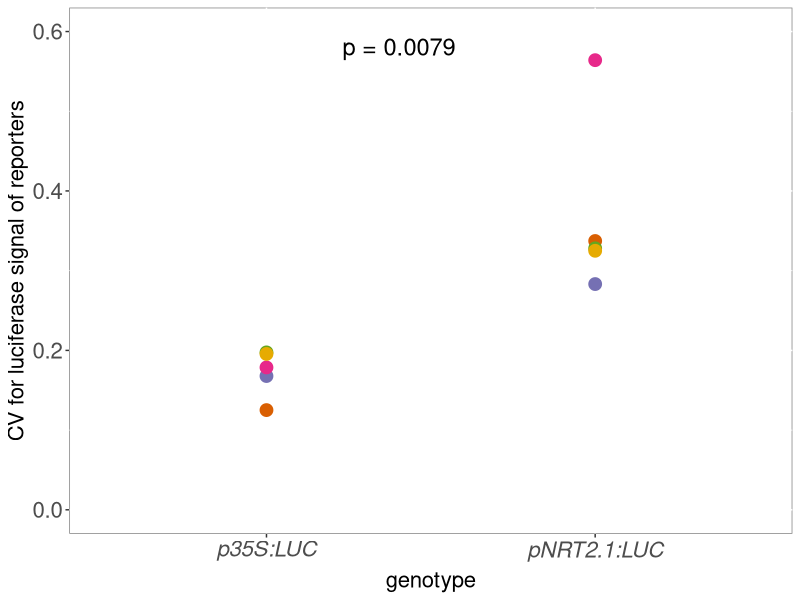
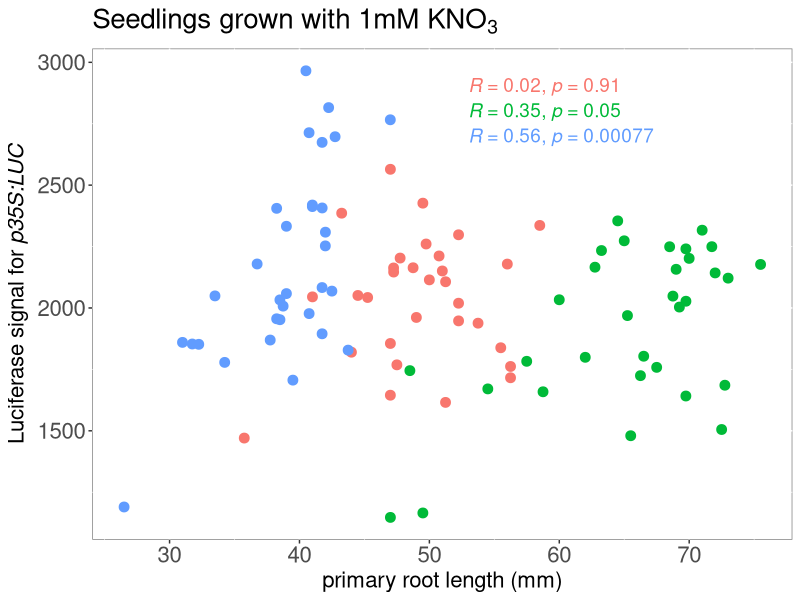
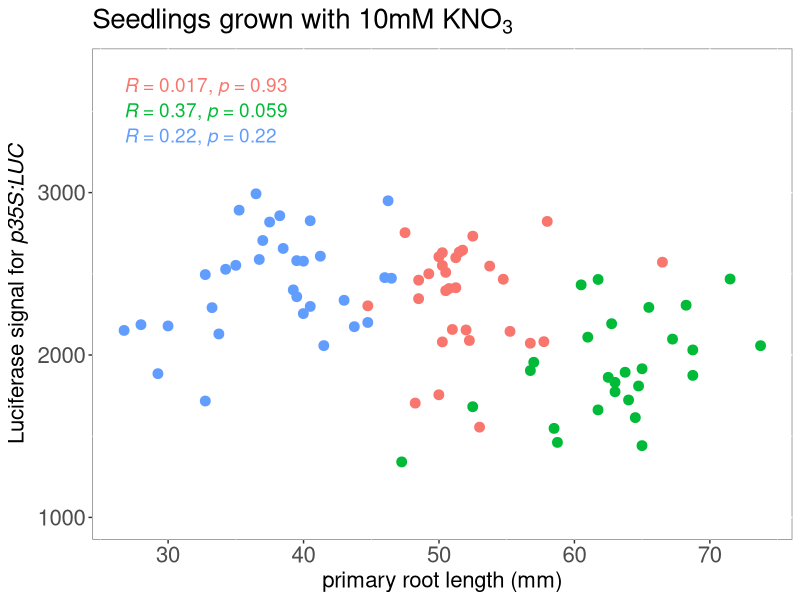
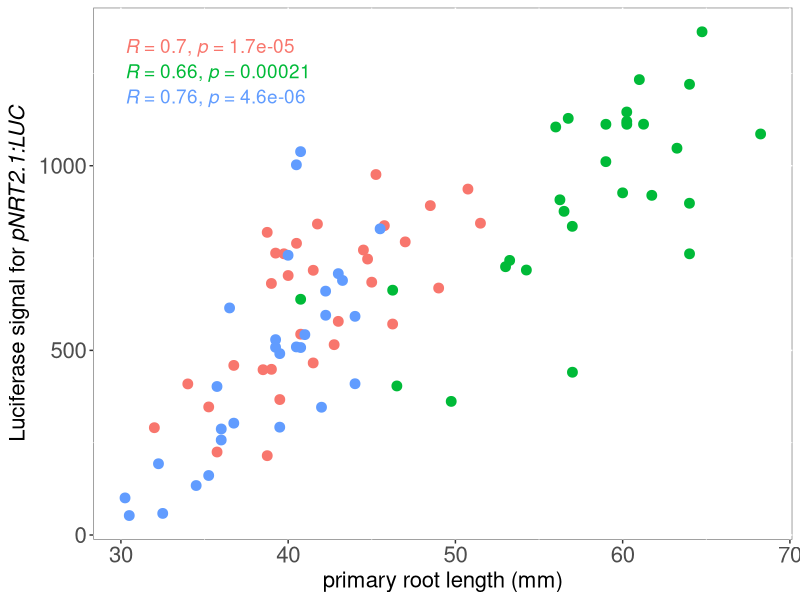
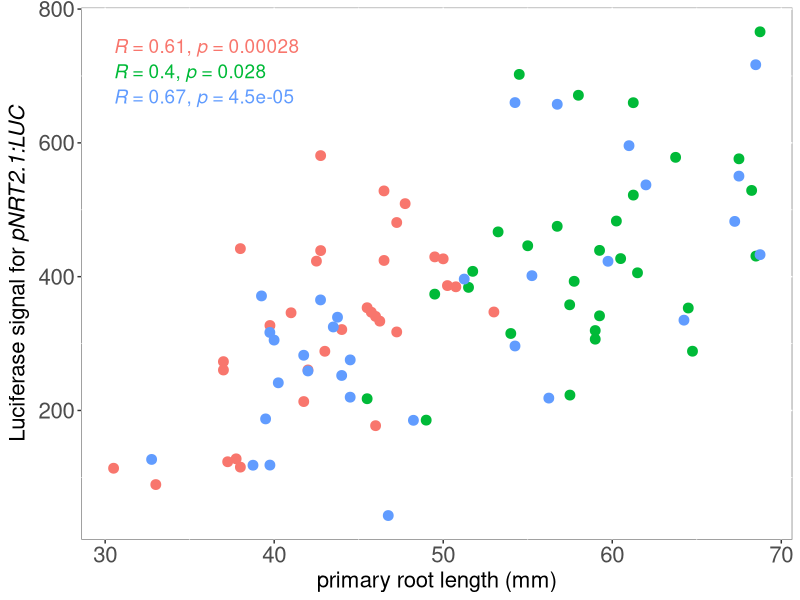
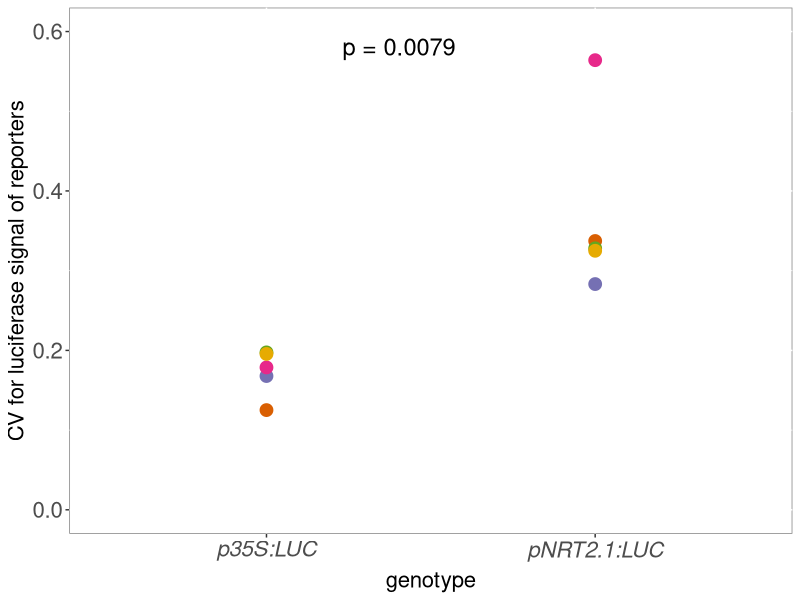
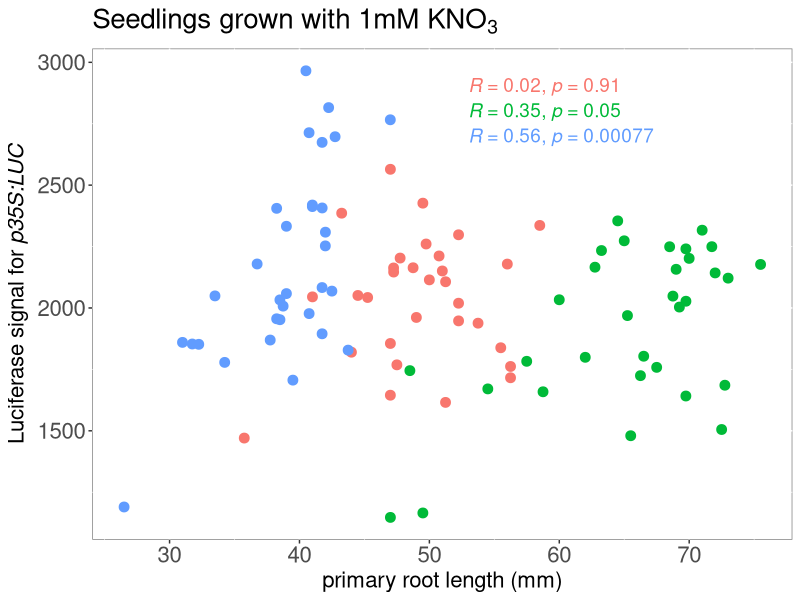
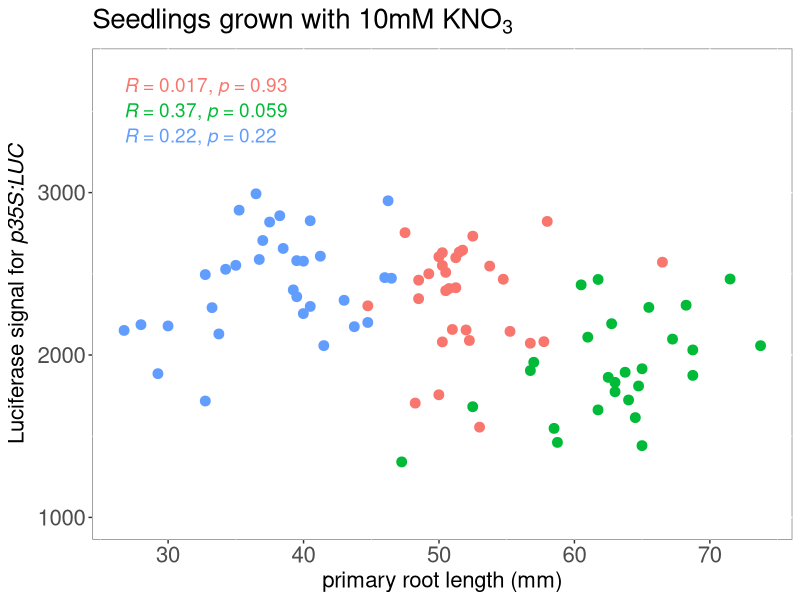

These charts were generated, in order, by the following R code:
## ---- chunk 1
knitr::opts_chunk$set(echo = TRUE)
## ---- chunk 2
library(tidyverse)
library(ggpubr)
library(RColorBrewer)
## ---- chunk 3
luc_AR1278 <- read_tsv("AR1278_35S_NRT2.1_luc/AR1278_luciferase_analysis.txt") %>% 
  mutate(exp="AR1278")


luc_AR1289 <- read_tsv("AR1289_35S_NRT21_luc/AR1289_luciferase_analysis.txt") %>% 
  mutate(exp="AR1289")


luc_AR1301 <- read_tsv("AR1301_35S_NRT2.1_luc/AR1301_luciferase_analysis.txt") %>% 
  mutate(exp="AR1301")

luc_SC50 <- read_tsv("SC50_35S_NRT2.1_luc/SC50_luciferase_analysis.txt") %>% 
  mutate(exp="SC50")

luc_SC52 <- read_tsv("SC52_35S_NRT2.1_luc/SC52_luciferase_analysis.txt") %>% 
  mutate(exp="SC52")



luc_all <- bind_rows(luc_AR1278, luc_AR1289, luc_AR1301, luc_SC50, luc_SC52)

## ---- chunk 4

luc_all_norm <- mutate(luc_all, RawIntDenDivArea=RawIntDen/area) %>% 
  filter(seedling=="background") %>% 
  group_by(exp, genotype,KNO3, plate) %>% 
  summarise(MeanBack=mean(RawIntDenDivArea)) %>% 
  full_join(luc_all, by=c( "exp"="exp", "KNO3"="KNO3", "genotype"="genotype", "plate"="plate")) %>% 
  mutate(RawIntDen_NormBack= RawIntDen-(MeanBack*area)) %>% 
  mutate(root_length_mm= length/4,
         RawIntDen_NormBack_NormLen=RawIntDen_NormBack/root_length_mm) %>% 
  filter(seedling!="background")

## ---- chunk 5

my.colors<-brewer.pal(7, "Dark2")[2:7]

group_by(luc_all_norm, exp, genotype, KNO3) %>% 
  summarise(CV= sd(RawIntDen_NormBack_NormLen)/mean(RawIntDen_NormBack_NormLen)) %>% 
  filter(KNO3=="1mM") %>% 
  ggplot(aes(x=genotype, y=CV)) +
  geom_point(aes(col=exp),size=4) +
  stat_compare_means(label="p.format", label.x.npc= 0.3, label.y.npc= 0.95, size=6, method = "wilcox.test") +
  ylim(0,0.6) +
  scale_color_manual(values = my.colors) +
    scale_x_discrete(labels = c(
      "35s:luc" = expression(italic("p35S:LUC")),
      "NRT2.1:luc" = expression(italic("pNRT2.1:LUC")))) +
  ylab("CV for luciferase signal of reporters") +
  theme(legend.text=element_text(size=16),legend.title = element_text(size=16, face="bold"), 
        axis.text=element_text(size=16), axis.title=element_text(size=16),
        plot.title = element_text(size=16),
        panel.background = element_rect(fill = "white", colour = "grey50"),
        legend.position = "none")

ggsave("Luc_35S_vs_NRT2.1_1mM_5reps.jpg", width=4.7, height = 4.5)

## ---- chunk 6
filter(luc_all_norm, KNO3=="1mM" & genotype=="35s:luc" &  exp%in%c("AR1278", "AR1289", "AR1301")) %>% 
  ggplot(aes(x=root_length_mm, y=RawIntDen_NormBack_NormLen, color=exp)) +
  geom_point(size=3) +
  stat_cor(method="spearman", size=4.8,label.x = 53) +
  ggtitle(bquote('Seedlings grown with 1mM KNO'[3])) +
  xlab("primary root length (mm)") +
  ylab(expression(paste("Luciferase signal for ", italic("p35S:LUC")))) +
  theme(legend.text=element_text(size=16),legend.title = element_text(size=16, face="bold"), 
        axis.text=element_text(size=16), axis.title=element_text(size=16),
        plot.title = element_text(size=20,face="bold"),
        panel.background = element_rect(fill = "white", colour = "grey50"),
        legend.position = "none")

ggsave("Correlation_rootlength_35SlucSignal_1mM.jpg", width=5.3, height = 4.4)

## ---- chunk 7
filter(luc_all_norm, KNO3=="10mM" & genotype=="35s:luc" &  exp%in%c("AR1278", "AR1289", "AR1301")) %>% 
  ggplot(aes(x=root_length_mm, y=RawIntDen_NormBack_NormLen, color=exp)) +
  geom_point(size=3) +
  stat_cor(method="spearman", size=4.8) +
  ggtitle(bquote('Seedlings grown with 10mM KNO'[3])) +
  ylim(1000,3750) +
  xlab("primary root length (mm)") +
  ylab(expression(paste("Luciferase signal for ", italic("p35S:LUC")))) +
  theme(legend.text=element_text(size=16),legend.title = element_text(size=16, face="bold"), 
        axis.text=element_text(size=16), axis.title=element_text(size=16),
        plot.title = element_text(size=20,face="bold"),
        panel.background = element_rect(fill = "white", colour = "grey50"),
        legend.position = "none")

ggsave("Correlation_rootlength_35SlucSignal_10mM.jpg", width=5.3, height = 4.4)

## ---- chunk 8
filter(luc_all_norm, KNO3=="1mM" & genotype=="NRT2.1:luc"&  exp%in%c("AR1278", "AR1289", "AR1301")) %>% 
  ggplot(aes(x=root_length_mm, y=RawIntDen_NormBack_NormLen, color=exp)) +
  geom_point(size=3) +
  stat_cor(method="spearman", size=4.8) +
  xlab("primary root length (mm)") +
  ylab(expression(paste("Luciferase signal for ", italic("pNRT2.1:LUC")))) +
  theme(legend.text=element_text(size=16),legend.title = element_text(size=16, face="bold"), 
        axis.text=element_text(size=16), axis.title=element_text(size=16),
        plot.title = element_text(size=20,face="bold"),
        panel.background = element_rect(fill = "white", colour = "grey50"),
        legend.position = "none")
## ---- chunk 9
filter(luc_all_norm, KNO3=="10mM" & genotype=="NRT2.1:luc"&  exp%in%c("AR1278", "AR1289", "AR1301")) %>% 
  ggplot(aes(x=root_length_mm, y=RawIntDen_NormBack_NormLen, color=exp)) +
  geom_point(size=3) +
  stat_cor(method="spearman", size=4.8) +
  xlab("primary root length (mm)") +
  ylab(expression(paste("Luciferase signal for ", italic("pNRT2.1:LUC")))) +
  theme(legend.text=element_text(size=16),legend.title = element_text(size=16, face="bold"), 
        axis.text=element_text(size=16), axis.title=element_text(size=16),
        plot.title = element_text(size=20,face="bold"),
        panel.background = element_rect(fill = "white", colour = "grey50"),
        legend.position = "none")
